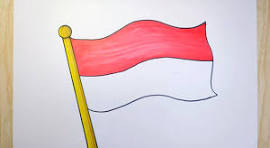
%> input picture image processing/gambar/bendera.jpg, 270 x 148 px
$ octave equalHisto.m   (GNU Octave 9; MATLAB toolbox functions it lacks are replaced by stand-ins)
%> lines starting %> are read from the running program, lines starting %| are printed output that depends on the picture
% Baca gambar berwarna (RGB)
originalImage = imread('gambar/bendera.jpg');
%> originalImage is the input picture: size 148x270x3 uint8; mean R, G, B 219, 199.1, 201.5

% Konversi gambar berwarna menjadi grayscale
grayImage = rgb2gray(originalImage);
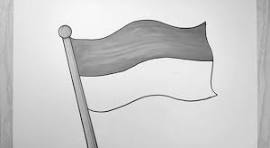
%> grayImage: size 148x270 uint8; min 12, max 255, mean 205.3

% Terapkan histogram equalization pada citra grayscale
equalizedImage = histeq(grayImage);
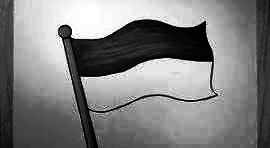
%> equalizedImage: size 148x270 uint8; min 0, max 255, mean 127.1

% Menampilkan gambar asli dan hasil pengimbangan histogram
figure;
subplot(2, 2, 1);
imshow(originalImage);
title('Gambar Asli');

subplot(2, 2, 2);
imhist(rgb2gray(originalImage));
title('Histogram Gambar Asli');

subplot(2, 2, 3);
imshow(equalizedImage);
title('Hasil Pengimbangan Histogram');

subplot(2, 2, 4);
imhist(equalizedImage);
title('Histogram Hasil Pengimbangan');
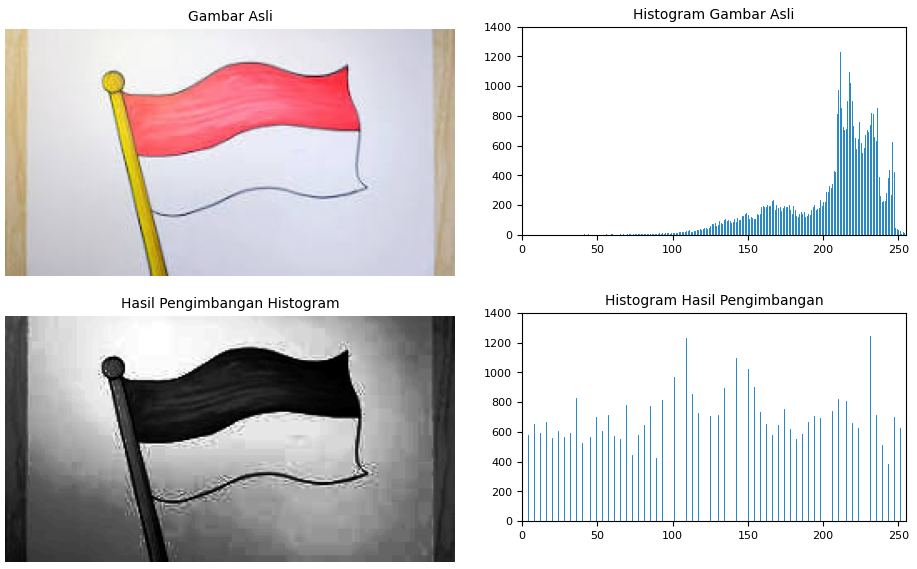
%> figure redrawn from the program's plot data, 4 panels
